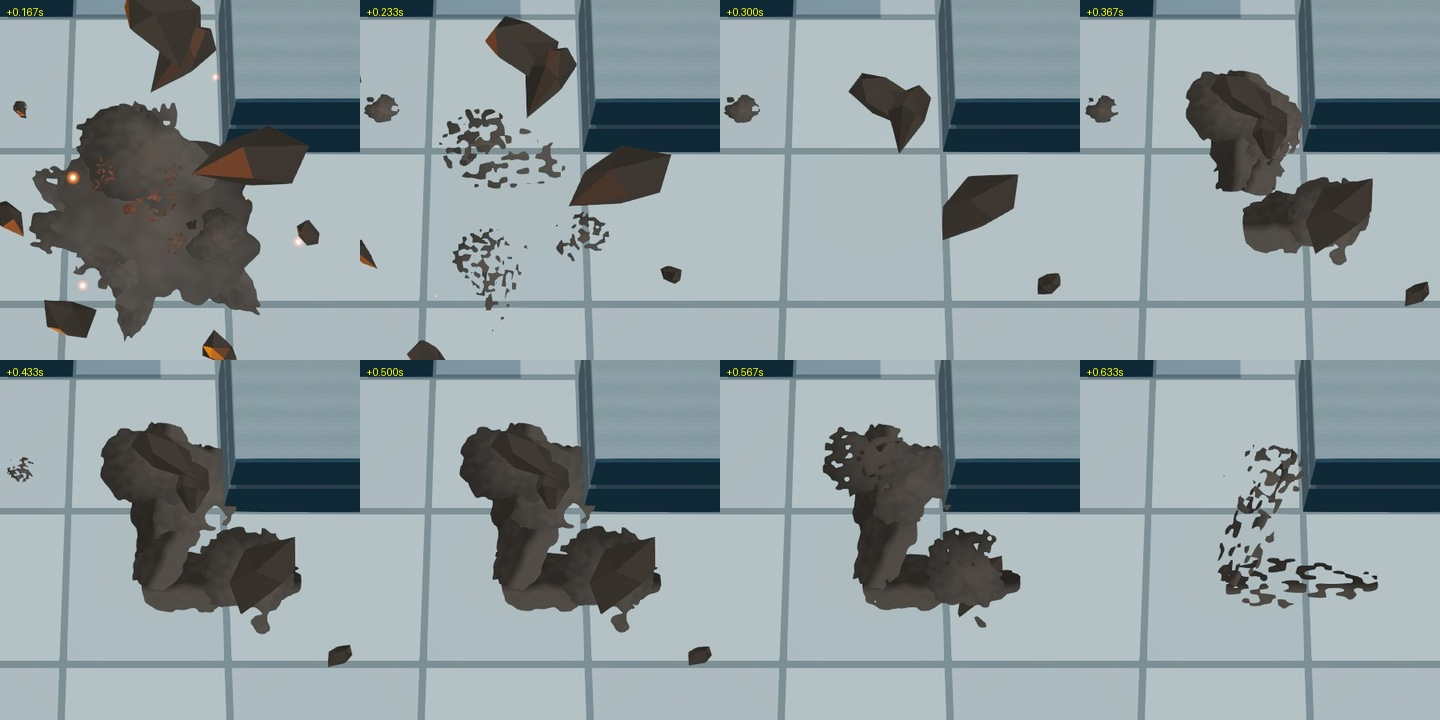

Python code for this plot:
import numpy as np, os
from PIL import Image, ImageDraw
from _c3_db_setup import ROOT, FPS, T0, load, lum, plate_of

CELL = 199.0
d3 = os.path.join(ROOT, 'shots/r3/debris')
plate, fr = plate_of(d3)
pl = lum(plate)

idxs = [17, 19, 21, 23, 25, 27, 29, 31]
tiles = []
for i in idxs:
    im = Image.open(os.path.join(d3, fr[i])).convert('RGB').crop((330, 230, 780, 680)).resize((360, 360), Image.LANCZOS)
    ImageDraw.Draw(im).text((6, 6), '%+0.3fs' % ((i-T0)/FPS), fill=(255, 255, 0))
    tiles.append(im)
sheet = Image.new('RGB', (360*4, 360*2))
for k, t in enumerate(tiles):
    sheet.paste(t, (360*(k % 4), 360*(k//4)))
sheet.save(os.path.join(ROOT, '_c3_db_tail.jpg'), quality=93)
print('tail sheet', sheet.size)

# centroid + bbox drift of the settled mass
print('\n   t     centroid(x,y)   drift/frame(cells)   bbox(cells)   area cell^2   darkest')
prev = None
for i in range(17, 34):
    im = load(os.path.join(d3, fr[i])); L = lum(im)
    m = np.abs(im - plate).max(-1) > 12
    if m.sum() < 200:
        print('  %+0.3f   (empty)' % ((i-T0)/FPS)); prev = None; continue
    y, x = np.nonzero(m)
    cx, cy = x.mean(), y.mean()
    dr = 0.0 if prev is None else np.hypot(cx-prev[0], cy-prev[1])/CELL
    print('  %+0.3f   (%4.0f,%4.0f)      %.4f            %.2f x %.2f    %.3f       %.0f'
          % ((i-T0)/FPS, cx, cy, dr, (x.max()-x.min())/CELL, (y.max()-y.min())/CELL,
             m.sum()/CELL**2, L[m].min()))
    prev = (cx, cy)
